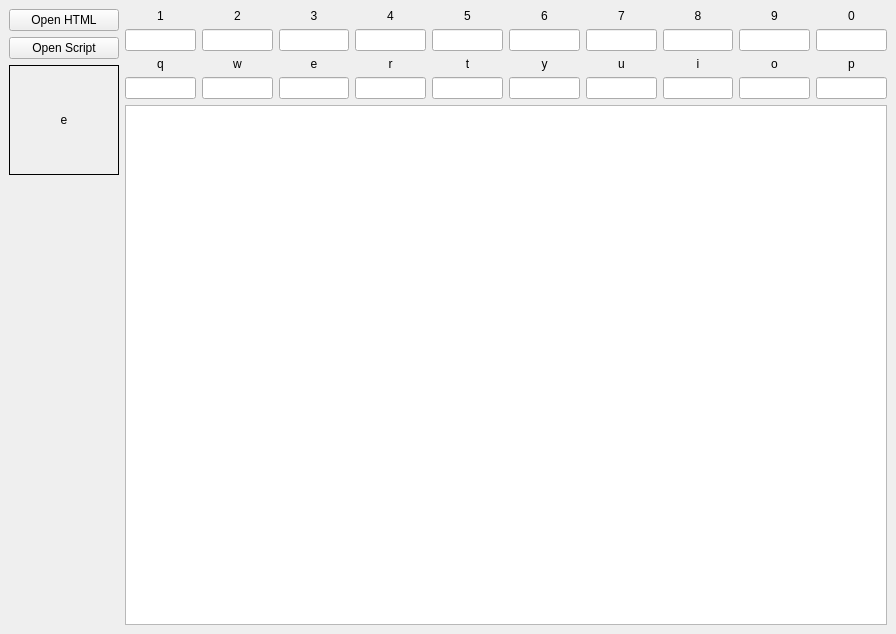
<?xml version="1.0" encoding="UTF-8"?>
<ui version="4.0">
 <class>MainWindow</class>
 <widget class="QMainWindow" name="MainWindow">
  <property name="geometry">
   <rect>
    <x>0</x>
    <y>0</y>
    <width>896</width>
    <height>634</height>
   </rect>
  </property>
  <property name="windowTitle">
   <string>MainWindow</string>
  </property>
  <widget class="QWidget" name="centralwidget">
   <layout class="QHBoxLayout" name="horizontalLayout">
    <item>
     <layout class="QVBoxLayout" name="verticalLayout">
      <item>
       <layout class="QHBoxLayout" name="horizontalLayout_2">
        <item>
         <widget class="QPushButton" name="pushButton_open_html">
          <property name="sizePolicy">
           <sizepolicy hsizetype="Expanding" vsizetype="Fixed">
            <horstretch>0</horstretch>
            <verstretch>0</verstretch>
           </sizepolicy>
          </property>
          <property name="text">
           <string>Open HTML</string>
          </property>
         </widget>
        </item>
       </layout>
      </item>
      <item>
       <layout class="QHBoxLayout" name="horizontalLayout_3">
        <item>
         <widget class="QPushButton" name="pushButton_open_script">
          <property name="sizePolicy">
           <sizepolicy hsizetype="Expanding" vsizetype="Fixed">
            <horstretch>0</horstretch>
            <verstretch>0</verstretch>
           </sizepolicy>
          </property>
          <property name="text">
           <string>Open Script</string>
          </property>
         </widget>
        </item>
       </layout>
      </item>
      <item>
       <widget class="QLabel" name="label_focus_state">
        <property name="sizePolicy">
         <sizepolicy hsizetype="Fixed" vsizetype="Fixed">
          <horstretch>0</horstretch>
          <verstretch>0</verstretch>
         </sizepolicy>
        </property>
        <property name="minimumSize">
         <size>
          <width>110</width>
          <height>110</height>
         </size>
        </property>
        <property name="maximumSize">
         <size>
          <width>110</width>
          <height>110</height>
         </size>
        </property>
        <property name="frameShape">
         <enum>QFrame::Box</enum>
        </property>
        <property name="text">
         <string>e</string>
        </property>
        <property name="alignment">
         <set>Qt::AlignCenter</set>
        </property>
        <property name="wordWrap">
         <bool>true</bool>
        </property>
       </widget>
      </item>
      <item>
       <spacer name="verticalSpacer">
        <property name="orientation">
         <enum>Qt::Vertical</enum>
        </property>
        <property name="sizeHint" stdset="0">
         <size>
          <width>20</width>
          <height>40</height>
         </size>
        </property>
       </spacer>
      </item>
     </layout>
    </item>
    <item>
     <layout class="QVBoxLayout" name="verticalLayout_2">
      <item>
       <layout class="QGridLayout" name="gridLayout">
        <item row="1" column="6">
         <widget class="QLineEdit" name="lineEdit_7">
          <property name="alignment">
           <set>Qt::AlignCenter</set>
          </property>
         </widget>
        </item>
        <item row="0" column="5">
         <widget class="QLabel" name="label_7">
          <property name="text">
           <string>6</string>
          </property>
          <property name="alignment">
           <set>Qt::AlignCenter</set>
          </property>
         </widget>
        </item>
        <item row="3" column="0">
         <widget class="QLineEdit" name="lineEdit_q">
          <property name="alignment">
           <set>Qt::AlignCenter</set>
          </property>
         </widget>
        </item>
        <item row="2" column="4">
         <widget class="QLabel" name="label_11">
          <property name="text">
           <string>t</string>
          </property>
          <property name="alignment">
           <set>Qt::AlignCenter</set>
          </property>
         </widget>
        </item>
        <item row="0" column="3">
         <widget class="QLabel" name="label_5">
          <property name="text">
           <string>4</string>
          </property>
          <property name="alignment">
           <set>Qt::AlignCenter</set>
          </property>
         </widget>
        </item>
        <item row="3" column="5">
         <widget class="QLineEdit" name="lineEdit_y">
          <property name="alignment">
           <set>Qt::AlignCenter</set>
          </property>
         </widget>
        </item>
        <item row="0" column="1">
         <widget class="QLabel" name="label_3">
          <property name="text">
           <string>2</string>
          </property>
          <property name="alignment">
           <set>Qt::AlignCenter</set>
          </property>
         </widget>
        </item>
        <item row="3" column="4">
         <widget class="QLineEdit" name="lineEdit_t">
          <property name="alignment">
           <set>Qt::AlignCenter</set>
          </property>
         </widget>
        </item>
        <item row="0" column="6">
         <widget class="QLabel" name="label_13">
          <property name="text">
           <string>7</string>
          </property>
          <property name="alignment">
           <set>Qt::AlignCenter</set>
          </property>
         </widget>
        </item>
        <item row="3" column="7">
         <widget class="QLineEdit" name="lineEdit_i">
          <property name="alignment">
           <set>Qt::AlignCenter</set>
          </property>
         </widget>
        </item>
        <item row="1" column="2">
         <widget class="QLineEdit" name="lineEdit_3">
          <property name="alignment">
           <set>Qt::AlignCenter</set>
          </property>
         </widget>
        </item>
        <item row="0" column="0">
         <widget class="QLabel" name="label">
          <property name="text">
           <string>1</string>
          </property>
          <property name="alignment">
           <set>Qt::AlignCenter</set>
          </property>
         </widget>
        </item>
        <item row="2" column="7">
         <widget class="QLabel" name="label_16">
          <property name="text">
           <string>i</string>
          </property>
          <property name="alignment">
           <set>Qt::AlignCenter</set>
          </property>
         </widget>
        </item>
        <item row="1" column="7">
         <widget class="QLineEdit" name="lineEdit_8">
          <property name="alignment">
           <set>Qt::AlignCenter</set>
          </property>
         </widget>
        </item>
        <item row="3" column="6">
         <widget class="QLineEdit" name="lineEdit_u">
          <property name="alignment">
           <set>Qt::AlignCenter</set>
          </property>
         </widget>
        </item>
        <item row="0" column="2">
         <widget class="QLabel" name="label_4">
          <property name="text">
           <string>3</string>
          </property>
          <property name="alignment">
           <set>Qt::AlignCenter</set>
          </property>
         </widget>
        </item>
        <item row="2" column="2">
         <widget class="QLabel" name="label_9">
          <property name="text">
           <string>e</string>
          </property>
          <property name="alignment">
           <set>Qt::AlignCenter</set>
          </property>
         </widget>
        </item>
        <item row="2" column="5">
         <widget class="QLabel" name="label_12">
          <property name="text">
           <string>y</string>
          </property>
          <property name="alignment">
           <set>Qt::AlignCenter</set>
          </property>
         </widget>
        </item>
        <item row="0" column="7">
         <widget class="QLabel" name="label_15">
          <property name="text">
           <string>8</string>
          </property>
          <property name="alignment">
           <set>Qt::AlignCenter</set>
          </property>
         </widget>
        </item>
        <item row="0" column="4">
         <widget class="QLabel" name="label_6">
          <property name="text">
           <string>5</string>
          </property>
          <property name="alignment">
           <set>Qt::AlignCenter</set>
          </property>
         </widget>
        </item>
        <item row="1" column="3">
         <widget class="QLineEdit" name="lineEdit_4">
          <property name="alignment">
           <set>Qt::AlignCenter</set>
          </property>
         </widget>
        </item>
        <item row="1" column="1">
         <widget class="QLineEdit" name="lineEdit_2">
          <property name="alignment">
           <set>Qt::AlignCenter</set>
          </property>
         </widget>
        </item>
        <item row="1" column="5">
         <widget class="QLineEdit" name="lineEdit_6">
          <property name="alignment">
           <set>Qt::AlignCenter</set>
          </property>
         </widget>
        </item>
        <item row="1" column="4">
         <widget class="QLineEdit" name="lineEdit_5">
          <property name="alignment">
           <set>Qt::AlignCenter</set>
          </property>
         </widget>
        </item>
        <item row="3" column="1">
         <widget class="QLineEdit" name="lineEdit_w">
          <property name="alignment">
           <set>Qt::AlignCenter</set>
          </property>
         </widget>
        </item>
        <item row="2" column="6">
         <widget class="QLabel" name="label_14">
          <property name="text">
           <string>u</string>
          </property>
          <property name="alignment">
           <set>Qt::AlignCenter</set>
          </property>
         </widget>
        </item>
        <item row="3" column="3">
         <widget class="QLineEdit" name="lineEdit_r">
          <property name="alignment">
           <set>Qt::AlignCenter</set>
          </property>
         </widget>
        </item>
        <item row="2" column="1">
         <widget class="QLabel" name="label_8">
          <property name="text">
           <string>w</string>
          </property>
          <property name="alignment">
           <set>Qt::AlignCenter</set>
          </property>
         </widget>
        </item>
        <item row="1" column="0">
         <widget class="QLineEdit" name="lineEdit_1">
          <property name="alignment">
           <set>Qt::AlignCenter</set>
          </property>
         </widget>
        </item>
        <item row="2" column="0">
         <widget class="QLabel" name="label_2">
          <property name="text">
           <string>q</string>
          </property>
          <property name="alignment">
           <set>Qt::AlignCenter</set>
          </property>
         </widget>
        </item>
        <item row="3" column="2">
         <widget class="QLineEdit" name="lineEdit_e">
          <property name="alignment">
           <set>Qt::AlignCenter</set>
          </property>
         </widget>
        </item>
        <item row="0" column="8">
         <widget class="QLabel" name="label_17">
          <property name="text">
           <string>9</string>
          </property>
          <property name="alignment">
           <set>Qt::AlignCenter</set>
          </property>
         </widget>
        </item>
        <item row="2" column="3">
         <widget class="QLabel" name="label_10">
          <property name="text">
           <string>r</string>
          </property>
          <property name="alignment">
           <set>Qt::AlignCenter</set>
          </property>
         </widget>
        </item>
        <item row="0" column="9">
         <widget class="QLabel" name="label_18">
          <property name="text">
           <string>0</string>
          </property>
          <property name="alignment">
           <set>Qt::AlignCenter</set>
          </property>
         </widget>
        </item>
        <item row="3" column="8">
         <widget class="QLineEdit" name="lineEdit_o">
          <property name="alignment">
           <set>Qt::AlignCenter</set>
          </property>
         </widget>
        </item>
        <item row="1" column="8">
         <widget class="QLineEdit" name="lineEdit_9">
          <property name="alignment">
           <set>Qt::AlignCenter</set>
          </property>
         </widget>
        </item>
        <item row="1" column="9">
         <widget class="QLineEdit" name="lineEdit_0">
          <property name="alignment">
           <set>Qt::AlignCenter</set>
          </property>
         </widget>
        </item>
        <item row="3" column="9">
         <widget class="QLineEdit" name="lineEdit_p">
          <property name="alignment">
           <set>Qt::AlignCenter</set>
          </property>
         </widget>
        </item>
        <item row="2" column="8">
         <widget class="QLabel" name="label_19">
          <property name="text">
           <string>o</string>
          </property>
          <property name="alignment">
           <set>Qt::AlignCenter</set>
          </property>
         </widget>
        </item>
        <item row="2" column="9">
         <widget class="QLabel" name="label_20">
          <property name="text">
           <string>p</string>
          </property>
          <property name="alignment">
           <set>Qt::AlignCenter</set>
          </property>
         </widget>
        </item>
       </layout>
      </item>
      <item>
       <widget class="QTextEdit" name="textEdit_script">
        <property name="sizePolicy">
         <sizepolicy hsizetype="Preferred" vsizetype="Expanding">
          <horstretch>0</horstretch>
          <verstretch>0</verstretch>
         </sizepolicy>
        </property>
       </widget>
      </item>
     </layout>
    </item>
   </layout>
  </widget>
 </widget>
 <tabstops>
  <tabstop>pushButton_open_html</tabstop>
  <tabstop>pushButton_open_script</tabstop>
  <tabstop>lineEdit_1</tabstop>
  <tabstop>lineEdit_2</tabstop>
  <tabstop>lineEdit_3</tabstop>
  <tabstop>lineEdit_4</tabstop>
  <tabstop>lineEdit_5</tabstop>
  <tabstop>lineEdit_6</tabstop>
  <tabstop>lineEdit_7</tabstop>
  <tabstop>lineEdit_8</tabstop>
  <tabstop>lineEdit_9</tabstop>
  <tabstop>lineEdit_0</tabstop>
  <tabstop>lineEdit_q</tabstop>
  <tabstop>lineEdit_w</tabstop>
  <tabstop>lineEdit_e</tabstop>
  <tabstop>lineEdit_r</tabstop>
  <tabstop>lineEdit_t</tabstop>
  <tabstop>lineEdit_y</tabstop>
  <tabstop>lineEdit_u</tabstop>
  <tabstop>lineEdit_i</tabstop>
  <tabstop>lineEdit_o</tabstop>
  <tabstop>lineEdit_p</tabstop>
  <tabstop>textEdit_script</tabstop>
 </tabstops>
 <resources/>
 <connections/>
</ui>
